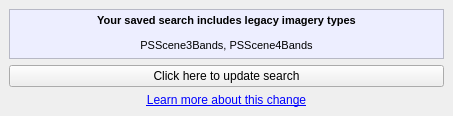
<?xml version="1.0" encoding="UTF-8"?>
<ui version="4.0">
 <class>Form</class>
 <widget class="QWidget" name="Form">
  <property name="geometry">
   <rect>
    <x>0</x>
    <y>0</y>
    <width>453</width>
    <height>116</height>
   </rect>
  </property>
  <property name="windowTitle">
   <string>Form</string>
  </property>
  <property name="autoFillBackground">
   <bool>false</bool>
  </property>
  <property name="styleSheet">
   <string notr="true">LegacyWarningWidget{ background-color: rgb(200, 255, 255);
                          border-width: 1;
                          border-radius: 3;
                          border-style: solid;
                          border-color: rgb(10, 10, 10)}
                          </string>
  </property>
  <layout class="QVBoxLayout" name="verticalLayout">
   <property name="leftMargin">
    <number>9</number>
   </property>
   <property name="topMargin">
    <number>9</number>
   </property>
   <property name="rightMargin">
    <number>9</number>
   </property>
   <property name="bottomMargin">
    <number>9</number>
   </property>
   <item>
    <widget class="QTextBrowser" name="textBrowser">
     <property name="sizePolicy">
      <sizepolicy hsizetype="Expanding" vsizetype="Maximum">
       <horstretch>0</horstretch>
       <verstretch>0</verstretch>
      </sizepolicy>
     </property>
     <property name="maximumSize">
      <size>
       <width>16777215</width>
       <height>50</height>
      </size>
     </property>
     <property name="styleSheet">
      <string notr="true">
background-color: rgb(237, 238, 255);
</string>
     </property>
     <property name="html">
      <string>&lt;!DOCTYPE HTML PUBLIC &quot;-//W3C//DTD HTML 4.0//EN&quot; &quot;http://www.w3.org/TR/REC-html40/strict.dtd&quot;&gt;
&lt;html&gt;&lt;head&gt;&lt;meta name=&quot;qrichtext&quot; content=&quot;1&quot; /&gt;&lt;style type=&quot;text/css&quot;&gt;
p, li { white-space: pre-wrap; }
&lt;/style&gt;&lt;/head&gt;&lt;body style=&quot; font-family:'MS Shell Dlg 2'; font-size:8.25pt; font-weight:400; font-style:normal;&quot;&gt;
&lt;p align=&quot;center&quot; style=&quot; margin-top:12px; margin-bottom:12px; margin-left:0px; margin-right:0px; -qt-block-indent:0; text-indent:0px;&quot;&gt;&lt;span style=&quot; font-size:8pt; font-weight:600;&quot;&gt;Your saved search includes legacy imagery types&lt;/span&gt;&lt;/p&gt;
&lt;p align=&quot;center&quot; style=&quot; margin-top:12px; margin-bottom:12px; margin-left:0px; margin-right:0px; -qt-block-indent:0; text-indent:0px;&quot;&gt;&lt;span style=&quot; font-size:8pt;&quot;&gt;PSScene3Bands, PSScene4Bands&lt;/span&gt;&lt;/p&gt;&lt;/body&gt;&lt;/html&gt;</string>
     </property>
    </widget>
   </item>
   <item>
    <widget class="QPushButton" name="btnUpdate">
     <property name="autoFillBackground">
      <bool>false</bool>
     </property>
     <property name="text">
      <string>Click here to update search</string>
     </property>
    </widget>
   </item>
   <item>
    <widget class="QLabel" name="labelLink">
     <property name="text">
      <string>&lt;a href=&quot;#&quot;&gt;Learn more about this change&lt;/a&gt;</string>
     </property>
     <property name="alignment">
      <set>Qt::AlignCenter</set>
     </property>
    </widget>
   </item>
  </layout>
 </widget>
 <resources/>
 <connections/>
</ui>
